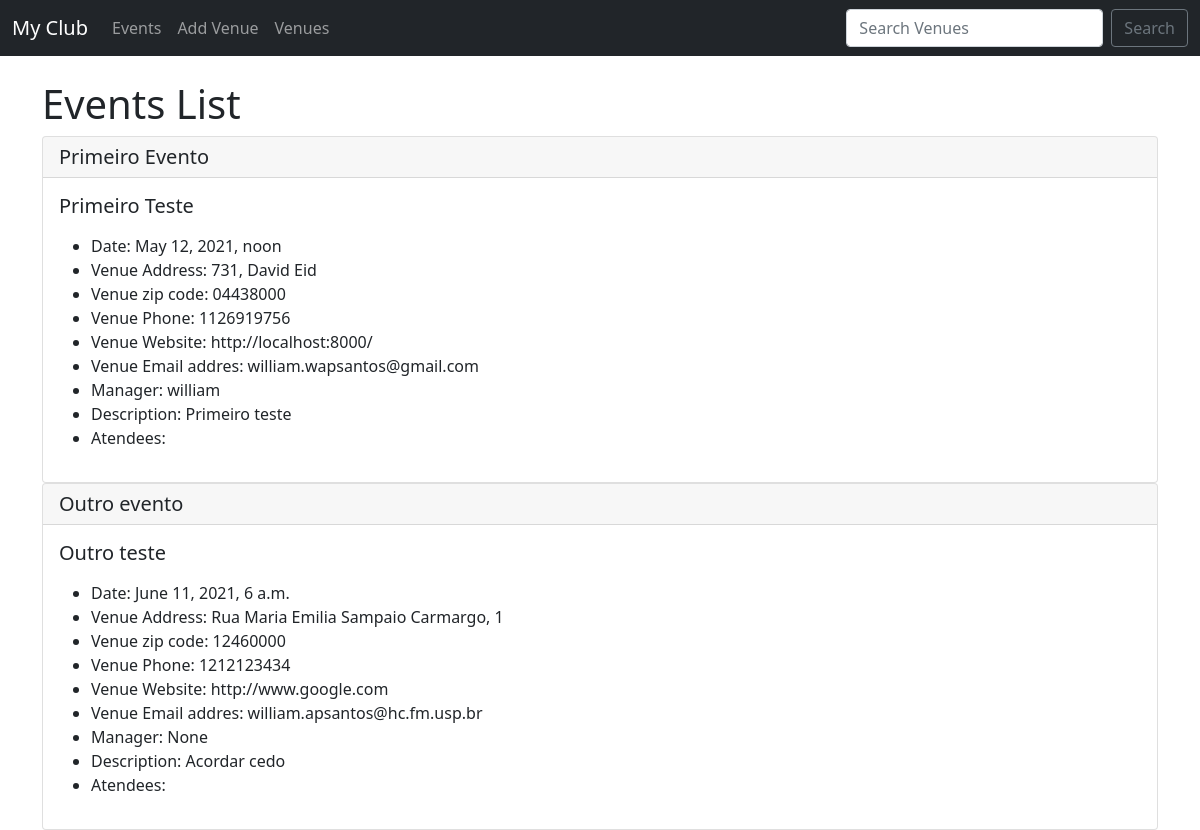
The app's page /Events with its own data.
### events/models.py (models this page shows)
class Event(models.Model):
    name = models.CharField('Event Name', max_length=120)
    event_date = models.DateTimeField('Event Date')
    venue = models.ForeignKey(Venue, blank=True, null=True, on_delete=models.CASCADE)
    manager = models.ForeignKey(User, blank=True, null=True, on_delete=models.SET_NULL)
    description = models.TextField(blank=True)
    attendees = models.ManyToManyField(MyClubUser, blank=True)
    def __str__(self):
        return self.name

class Venue(models.Model):
    name = models.CharField('Venue Name', max_length=120)
    address = models.CharField(max_length=300)
    zip_code = models.CharField('Zip Code', max_length=15)
    phone = models.CharField('Contact Phone', max_length=25, blank=True)
    web = models.URLField('Website Address', blank=True)
    email_address = models.EmailField('Email Address', blank=True)
    def __str__(self):
        return self.name

### events/views.py (the view)
# urls.py: path('Events', views.all_events, name="list-events"),
def all_events(request):
    event_list = Event.objects.all()
    return render(request, 'events/events_list.html',
        {'event_list':event_list})

### events/templates/events/events_list.html (shortened to what this page needs)
{% extends 'events/base.html' %}
{% block content %}
    <h1>Events List</h1>
    {% for event in event_list %}
        <div class="card">
          <h5 class="card-header">{{ event }}</h5>
          <div class="card-body">
            <h5 class="card-title">{{ event.venue }}</h5>
            <p class="card-text">
                 <ul>
                    <li>Date: {{ event.event_date }}</li>
                    <li>Venue Address: {{ event.venue.address }}</li>
                    <li>Venue zip code: {{ event.venue.zip_code }}</li>
                    <li>Venue Phone: {{ event.venue.phone }}</li>
                    <li>Venue Website: {{ event.venue.web }}</li>
                    <li>Venue Email addres: {{ event.venue.email_address }}</li>
                    <li>Manager: {{ event.manager }}</li>
                    <li>Description: {{ event.description }}</li>
                    <li>Atendees: </li>
        </ul>
            </p>
          </div>
        </div>
    {% endfor %}
{% endblock %}

### events/templates/events/base.html (shortened to what this page needs)
<!doctype html>
<html lang="en">
  <head>
    <link href="https://cdn.jsdelivr.net/npm/bootstrap@5.0.0-beta3/dist/css/bootstrap.min.css" rel="stylesheet">
  </head>
  <body>
    {% include 'events/navbar.html' %}
    <br/>
    <div class="container">
        {% block content %}
        {% endblock %}
    </div>
  </body>
</html>

### events/templates/events/navbar.html (shortened to what this page needs)
<nav class="navbar navbar-expand-lg navbar-dark bg-dark">
  <div class="container-fluid">
    <a class="navbar-brand" href="{% url 'home' %}">My Club</a>
    <div class="collapse navbar-collapse" id="navbarSupportedContent">
      <ul class="navbar-nav me-auto mb-2 mb-lg-0">
        <li class="nav-item">
          <a class="nav-link" href="{% url 'list-events' %}">Events</a>
        </li>
        <li class="nav-item">
          <a class="nav-link" href="{% url 'add-venue' %}">Add Venue</a>
        </li>
        <li class="nav-item">
          <a class="nav-link" href="{% url 'list-venues' %}">Venues</a>
        </li>
      </ul>
      <form class="d-flex" method=POST action="{% url 'search-venues' %}">
        <input class="form-control me-2" type="search" placeholder="Search Venues" aria-label="Search" name="searched">
        <button class="btn btn-outline-secondary" type="submit">Search</button>
      </form>
    </div>
  </div>
</nav>

### records on screen
Event: name "Primeiro Evento", venue "Primeiro Teste", event_date "May 12, 2021, noon", venue.address "731, David Eid", venue.zip_code "04438000", venue.phone "1126919756", venue.web "http://localhost:8000/", venue.email_address "william.wapsantos@gmail.com", manager "william", description "Primeiro teste"
Event: name "Outro evento", venue "Outro teste", event_date "June 11, 2021, 6 a.m.", venue.address "Rua Maria Emilia Sampaio Carmargo, 1", venue.zip_code "12460000", venue.phone "1212123434", venue.web "http://www.google.com", venue.email_address "william.apsantos@hc.fm.usp.br", manager "None", description "Acordar cedo"
